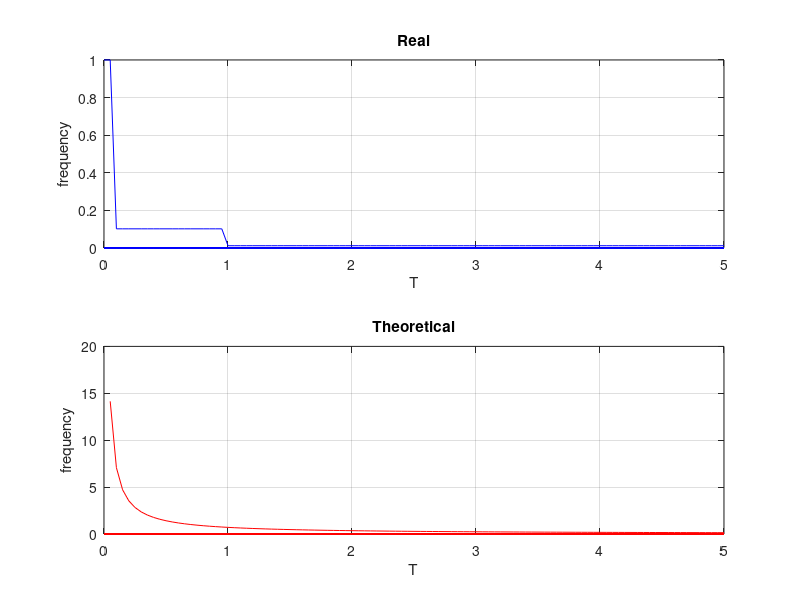

MATLAB code for this plot:
clear, clc, clf

k = 8;
eps = 0.5;

a = 0;
b = 5;
dx = 0.05;
t = a : dx : b;

Res = zeros(length(t));
ResT = zeros(length(t));
for T = t
    w = tf(k,[T^2, 2 * eps * T, 1]);
    [mag, phase, wout] = bode(w);
    [m, i] = max(mag(1, 1, :));
    Res(int8(T / dx) + 1) = wout(i);
    ResT(int8(T / dx) + 1) = sqrt(1 - 2 * eps^2) / T;
end
Res(1) = Res(2);

subplot(2, 1, 1);
plot(t, Res, 'b');
title("Real");
xlabel("T");
ylabel("frequency");
grid on;

subplot(2, 1, 2);
plot(t, ResT, 'r');
title("Theoretical");
xlabel("T");
ylabel("frequency");
grid on;
